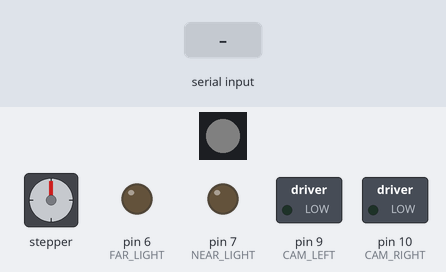
Recording of a sketch running on a simulated Arduino Uno, built with avr-gcc and run on an emulated ATmega328P. Shown: 1 RGB LEDs in strip order, left to right, stepper motor, switched loads named in the sketch (green lamp = pin HIGH), output pins drawn as LEDs (lit = HIGH). The test bench sets the inputs (shaded band). Dim RGB values are drawn brighter than linear; stepper angles assume 2000 steps per turn; what the sketch prints to the serial monitor is not drawn.

Above: at 1.2 s.
1.3 s: "l" received over Serial
At 2.9 s:
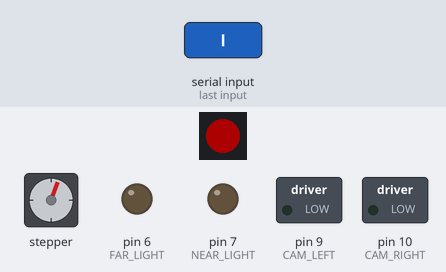
3.2 s: "r" received over Serial
At 4.5 s:
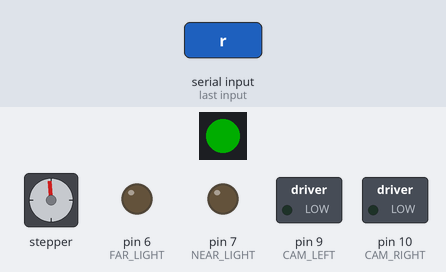
5.1 s: "b" received over Serial
At 6.1 s:
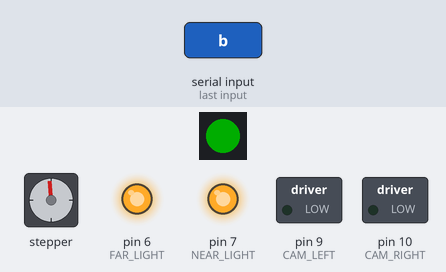
6.6 s: "n" received over Serial
At 7.3 s:
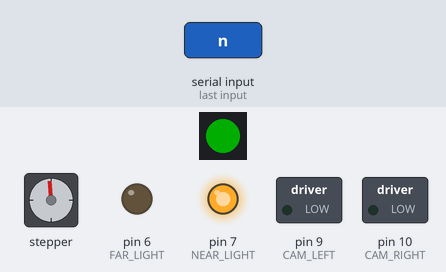
8.1 s: "f" received over Serial
At 8.4 s:
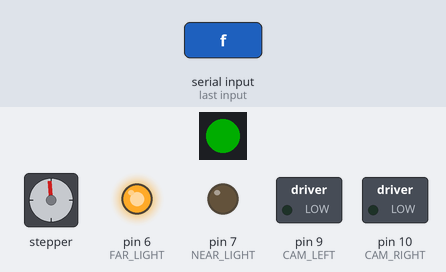
9.6 s: "a" received over Serial
At 10.2 s:
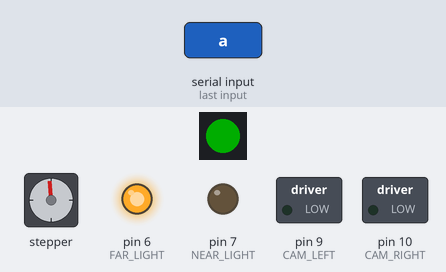
Timing chart, 0 to 12.1 s (numbered marks = the images above; inputs shaded):
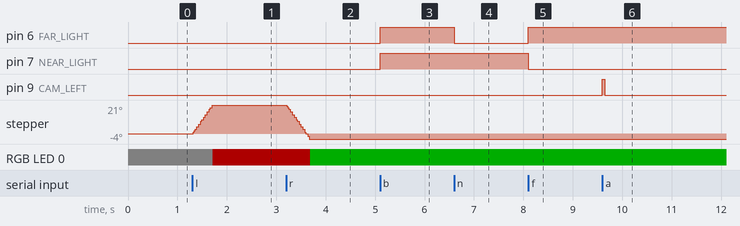

Measured:
- after the input at 1.3 s, stepper: turns 21° clockwise in 0.38 s, starting at once; RGB LED 0: RGB(5, 5, 5) → RGB(50, 0, 0) after 0.42 s
- after the input at 3.2 s, stepper: turns 25° counter-clockwise in 0.46 s, starting at once; RGB LED 0: RGB(50, 0, 0) → RGB(0, 50, 0) after 0.48 s
- after the input at 5.1 s, pin 6 (FAR_LIGHT), pin 7 (NEAR_LIGHT): LOW → HIGH at once
- after the input at 6.6 s, pin 6 (FAR_LIGHT): HIGH → LOW at once
- after the input at 8.1 s, pin 6 (FAR_LIGHT): LOW → HIGH at once; pin 7 (NEAR_LIGHT): HIGH → LOW at once
- after the input at 9.6 s, pin 9 (CAM_LEFT): LOW → HIGH at once, → LOW 0.05 s later

The sketch:

doorLock.ino
```cpp
#include <Stepper.h>
#include <Adafruit_NeoPixel.h>

#define CAM_LEFT 9
#define CAM_RIGHT 10


#define PIN 4
#define FAR_LIGHT 6
#define NEAR_LIGHT 7

#define GREEN			0x008000
#define DARKRED			0x8B0000
#define GRAY			0x808080

// Parameter 1 = number of pixels in strip
// Parameter 2 = pin number (most are valid)
// Parameter 3 = pixel type flags, add together as needed:
//   NEO_KHZ800  800 KHz bitstream (most NeoPixel products w/WS2812 LEDs)
//   NEO_KHZ400  400 KHz (classic 'v1' (not v2) FLORA pixels, WS2811 drivers)
//   NEO_GRB     Pixels are wired for GRB bitstream (most NeoPixel products)
//   NEO_RGB     Pixels are wired for RGB bitstream (v1 FLORA pixels, not v2)
Adafruit_NeoPixel led = Adafruit_NeoPixel(1, PIN, NEO_GRB + NEO_KHZ800);


const int steps = 2000;  // change this to fit the number of steps per revolution
                                     // for your motor

Stepper myStepper(steps, 12,11, 13,3);

int powIn;
int total;
char dir = 'f';
void setup()
{
  Serial.begin(9600);

  pinMode(FAR_LIGHT, OUTPUT);
  pinMode(NEAR_LIGHT, OUTPUT);

  digitalWrite(FAR_LIGHT, LOW);
  digitalWrite(NEAR_LIGHT, LOW);

  myStepper.setSpeed(100);

  led.begin();
  led.setBrightness(10);
  led.setPixelColor(0, GRAY);
  led.show();

  Serial.println("hi");
}

void camLeft(){
  int del = 50;
  analogWrite(CAM_RIGHT, 0);
  analogWrite(CAM_LEFT, 255);
  delay(del);

  analogWrite(CAM_LEFT, 0);
  analogWrite(CAM_RIGHT, 0);
  delay(del);
}

void camRight(){
  int del = 50;
  analogWrite(CAM_LEFT, 0);
  analogWrite(CAM_RIGHT, 255);
  delay(del);

  analogWrite(CAM_LEFT, 0);
  analogWrite(CAM_RIGHT, 0);
  delay(del);
}

void loop()
{
  while(!Serial.available()){
  }
  char readIn = Serial.read();
  if(readIn == 'l'){
    dir = readIn;
    for(int i = 0; i < 120; i++){
      myStepper.step(1);
      delay(3);
    }
    myStepper.step(0);
  }
  else if( readIn == 'r'){
    dir = readIn;
    for(int i = 0; i < 140; i++){
      myStepper.step(-1);
      delay(3);
    }
    myStepper.step(0);
  }
  else if( readIn == 'b' ){
    digitalWrite(FAR_LIGHT, HIGH);
    digitalWrite(NEAR_LIGHT, HIGH);
  }
  else if( readIn == 'd' ){
    digitalWrite(FAR_LIGHT, LOW);
    digitalWrite(NEAR_LIGHT, LOW);
  }
  else if( readIn == 'n' ){
    digitalWrite(FAR_LIGHT, LOW);
    digitalWrite(NEAR_LIGHT, HIGH);
  }
  else if( readIn == 'f' ){
    digitalWrite(FAR_LIGHT, HIGH);
    digitalWrite(NEAR_LIGHT, LOW);
  }
  else if( readIn == 'a' ){
    camLeft();
  }
  else if( readIn == 's' ){
    camRight();
  }
  if(dir == 'l'){
      led.setPixelColor(0,DARKRED);
    } else if (dir == 'r'){
      led.setPixelColor(0,GREEN);
    } else {
      led.setPixelColor(0,GRAY);
    }
    led.setBrightness(100);
    led.show();
    delay(1);
}
```
